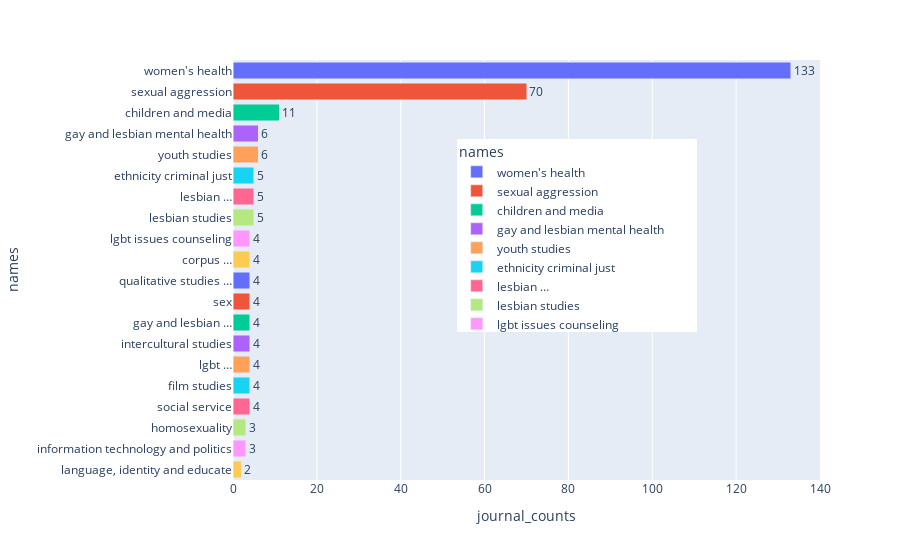

The code cell stored with this chart in its notebook:
### Code cell
# Top 20 journals
fig = px.bar(df_journal[:20], x="journal_counts", y="names", color="names",
            hover_data=['names'], barmode = 'stack',
            text ='journal_counts')
fig.update_layout(title_text='', title_x=0.5, title_y=0.92,
    legend=dict(
    yanchor="top",
    y=0.59,
    xanchor="right",
    x=0.79
))
fig.update_layout(xaxis={'categoryorder':'total descending'})
fig.update_layout(uniformtext_minsize=8, uniformtext_mode='hide')
fig.update_traces(textposition='outside')
fig.show()

### Figure 1 — Plotly figure (JSON) as saved in the notebook; plotly's stock layout.template omitted (floating-point values rounded to 4 significant figures)
{"data": [{"alignmentgroup": "True", "hovertemplate": "names=%{y}<br>journal_counts=%{text}<extra></extra>", "legendgroup": "women's health", "marker": {"color": "#636efa", "pattern": {"shape": ""}}, "name": "women's health", "offsetgroup": "women's health", "orientation": "h", "showlegend": true, "text": [133], "textposition": "outside", "type": "bar", "x": [133], "xaxis": "x", "y": ["women's health"], "yaxis": "y"}, {"alignmentgroup": "True", "hovertemplate": "names=%{y}<br>journal_counts=%{text}<extra></extra>", "legendgroup": "sexual aggression", "marker": {"color": "#EF553B", "pattern": {"shape": ""}}, "name": "sexual aggression", "offsetgroup": "sexual aggression", "orientation": "h", "showlegend": true, "text": [70], "textposition": "outside", "type": "bar", "x": [70], "xaxis": "x", "y": ["sexual aggression"], "yaxis": "y"}, {"alignmentgroup": "True", "hovertemplate": "names=%{y}<br>journal_counts=%{text}<extra></extra>", "legendgroup": "children and media", "marker": {"color": "#00cc96", "pattern": {"shape": ""}}, "name": "children and media", "offsetgroup": "children and media", "orientation": "h", "showlegend": true, "text": [11], "textposition": "outside", "type": "bar", "x": [11], "xaxis": "x", "y": ["children and media"], "yaxis": "y"}, {"alignmentgroup": "True", "hovertemplate": "names=%{y}<br>journal_counts=%{text}<extra></extra>", "legendgroup": "gay and lesbian mental health", "marker": {"color": "#ab63fa", "pattern": {"shape": ""}}, "name": "gay and lesbian mental health", "offsetgroup": "gay and lesbian mental health", "orientation": "h", "showlegend": true, "text": [6], "textposition": "outside", "type": "bar", "x": [6], "xaxis": "x", "y": ["gay and lesbian mental health"], "yaxis": "y"}, {"alignmentgroup": "True", "hovertemplate": "names=%{y}<br>journal_counts=%{text}<extra></extra>", "legendgroup": "youth studies", "marker": {"color": "#FFA15A", "pattern": {"shape": ""}}, "name": "youth studies", "offsetgroup": "youth studies", "orientation": "h", "showlegend": true, "text": [6], "textposition": "outside", "type": "bar", "x": [6], "xaxis": "x", "y": ["youth studies"], "yaxis": "y"}, {"alignmentgroup": "True", "hovertemplate": "names=%{y}<br>journal_counts=%{text}<extra></extra>", "legendgroup": "ethnicity criminal just", "marker": {"color": "#19d3f3", "pattern": {"shape": ""}}, "name": "ethnicity criminal just", "offsetgroup": "ethnicity criminal just", "orientation": "h", "showlegend": true, "text": [5], "textposition": "outside", "type": "bar", "x": [5], "xaxis": "x", "y": ["ethnicity criminal just"], "yaxis": "y"}, {"alignmentgroup": "True", "hovertemplate": "names=%{y}<br>journal_counts=%{text}<extra></extra>", "legendgroup": "lesbian …", "marker": {"color": "#FF6692", "pattern": {"shape": ""}}, "name": "lesbian …", "offsetgroup": "lesbian …", "orientation": "h", "showlegend": true, "text": [5], "textposition": "outside", "type": "bar", "x": [5], "xaxis": "x", "y": ["lesbian …"], "yaxis": "y"}, {"alignmentgroup": "True", "hovertemplate": "names=%{y}<br>journal_counts=%{text}<extra></extra>", "legendgroup": "lesbian studies", "marker": {"color": "#B6E880", "pattern": {"shape": ""}}, "name": "lesbian studies", "offsetgroup": "lesbian studies", "orientation": "h", "showlegend": true, "text": [5], "textposition": "outside", "type": "bar", "x": [5], "xaxis": "x", "y": ["lesbian studies"], "yaxis": "y"}, {"alignmentgroup": "True", "hovertemplate": "names=%{y}<br>journal_counts=%{text}<extra></extra>", "legendgroup": "lgbt issues counseling", "marker": {"color": "#FF97FF", "pattern": {"shape": ""}}, "name": "lgbt issues counseling", "offsetgroup": "lgbt issues counseling", "orientation": "h", "showlegend": true, "text": [4], "textposition": "outside", "type": "bar", "x": [4], "xaxis": "x", "y": ["lgbt issues counseling"], "yaxis": "y"}, {"alignmentgroup": "True", "hovertemplate": "names=%{y}<br>journal_counts=%{text}<extra></extra>", "legendgroup": "corpus …", "marker": {"color": "#FECB52", "pattern": {"shape": ""}}, "name": "corpus …", "offsetgroup": "corpus …", "orientation": "h", "showlegend": true, "text": [4], "textposition": "outside", "type": "bar", "x": [4], "xaxis": "x", "y": ["corpus …"], "yaxis": "y"}, {"alignmentgroup": "True", "hovertemplate": "names=%{y}<br>journal_counts=%{text}<extra></extra>", "legendgroup": "qualitative studies …", "marker": {"color": "#636efa", "pattern": {"shape": ""}}, "name": "qualitative studies …", "offsetgroup": "qualitative studies …", "orientation": "h", "showlegend": true, "text": [4], "textposition": "outside", "type": "bar", "x": [4], "xaxis": "x", "y": ["qualitative studies …"], "yaxis": "y"}, {"alignmentgroup": "True", "hovertemplate": "names=%{y}<br>journal_counts=%{text}<extra></extra>", "legendgroup": "sex", "marker": {"color": "#EF553B", "pattern": {"shape": ""}}, "name": "sex", "offsetgroup": "sex", "orientation": "h", "showlegend": true, "text": [4], "textposition": "outside", "type": "bar", "x": [4], "xaxis": "x", "y": ["sex"], "yaxis": "y"}, {"alignmentgroup": "True", "hovertemplate": "names=%{y}<br>journal_counts=%{text}<extra></extra>", "legendgroup": "gay and lesbian …", "marker": {"color": "#00cc96", "pattern": {"shape": ""}}, "name": "gay and lesbian …", "offsetgroup": "gay and lesbian …", "orientation": "h", "showlegend": true, "text": [4], "textposition": "outside", "type": "bar", "x": [4], "xaxis": "x", "y": ["gay and lesbian …"], "yaxis": "y"}, {"alignmentgroup": "True", "hovertemplate": "names=%{y}<br>journal_counts=%{text}<extra></extra>", "legendgroup": "intercultural studies", "marker": {"color": "#ab63fa", "pattern": {"shape": ""}}, "name": "intercultural studies", "offsetgroup": "intercultural studies", "orientation": "h", "showlegend": true, "text": [4], "textposition": "outside", "type": "bar", "x": [4], "xaxis": "x", "y": ["intercultural studies"], "yaxis": "y"}, {"alignmentgroup": "True", "hovertemplate": "names=%{y}<br>journal_counts=%{text}<extra></extra>", "legendgroup": "lgbt …", "marker": {"color": "#FFA15A", "pattern": {"shape": ""}}, "name": "lgbt …", "offsetgroup": "lgbt …", "orientation": "h", "showlegend": true, "text": [4], "textposition": "outside", "type": "bar", "x": [4], "xaxis": "x", "y": ["lgbt …"], "yaxis": "y"}, {"alignmentgroup": "True", "hovertemplate": "names=%{y}<br>journal_counts=%{text}<extra></extra>", "legendgroup": "film studies", "marker": {"color": "#19d3f3", "pattern": {"shape": ""}}, "name": "film studies", "offsetgroup": "film studies", "orientation": "h", "showlegend": true, "text": [4], "textposition": "outside", "type": "bar", "x": [4], "xaxis": "x", "y": ["film studies"], "yaxis": "y"}, {"alignmentgroup": "True", "hovertemplate": "names=%{y}<br>journal_counts=%{text}<extra></extra>", "legendgroup": "social service", "marker": {"color": "#FF6692", "pattern": {"shape": ""}}, "name": "social service", "offsetgroup": "social service", "orientation": "h", "showlegend": true, "text": [4], "textposition": "outside", "type": "bar", "x": [4], "xaxis": "x", "y": ["social service"], "yaxis": "y"}, {"alignmentgroup": "True", "hovertemplate": "names=%{y}<br>journal_counts=%{text}<extra></extra>", "legendgroup": "homosexuality", "marker": {"color": "#B6E880", "pattern": {"shape": ""}}, "name": "homosexuality", "offsetgroup": "homosexuality", "orientation": "h", "showlegend": true, "text": [3], "textposition": "outside", "type": "bar", "x": [3], "xaxis": "x", "y": ["homosexuality"], "yaxis": "y"}, {"alignmentgroup": "True", "hovertemplate": "names=%{y}<br>journal_counts=%{text}<extra></extra>", "legendgroup": "information technology and politics", "marker": {"color": "#FF97FF", "pattern": {"shape": ""}}, "name": "information technology and politics", "offsetgroup": "information technology and politics", "orientation": "h", "showlegend": true, "text": [3], "textposition": "outside", "type": "bar", "x": [3], "xaxis": "x", "y": ["information technology and politics"], "yaxis": "y"}, {"alignmentgroup": "True", "hovertemplate": "names=%{y}<br>journal_counts=%{text}<extra></extra>", "legendgroup": "language, identity and educate", "marker": {"color": "#FECB52", "pattern": {"shape": ""}}, "name": "language, identity and educate", "offsetgroup": "language, identity and educate", "orientation": "h", "showlegend": true, "text": [2], "textposition": "outside", "type": "bar", "x": [2], "xaxis": "x", "y": ["language, identity and educate"], "yaxis": "y"}], "layout": {"barmode": "stack", "legend": {"title": {"text": "names"}, "tracegroupgap": 0, "x": 0.79, "xanchor": "right", "y": 0.59, "yanchor": "top"}, "margin": {"t": 60}, "title": {"text": "", "x": 0.5, "y": 0.92}, "uniformtext": {"minsize": 8, "mode": "hide"}, "xaxis": {"anchor": "y", "categoryorder": "total descending", "domain": [0, 1], "title": {"text": "journal_counts"}}, "yaxis": {"anchor": "x", "categoryarray": ["language, identity and educate", "information technology and politics", "homosexuality", "social service", "film studies", "lgbt …", "intercultural studies", "gay and lesbian …", "sex", "qualitative studies …", "corpus …", "lgbt issues counseling", "lesbian studies", "lesbian …", "ethnicity criminal just", "youth studies", "gay and lesbian mental health", "children and media", "sexual aggression", "women's health"], "categoryorder": "array", "domain": [0, 1], "title": {"text": "names"}}}}
